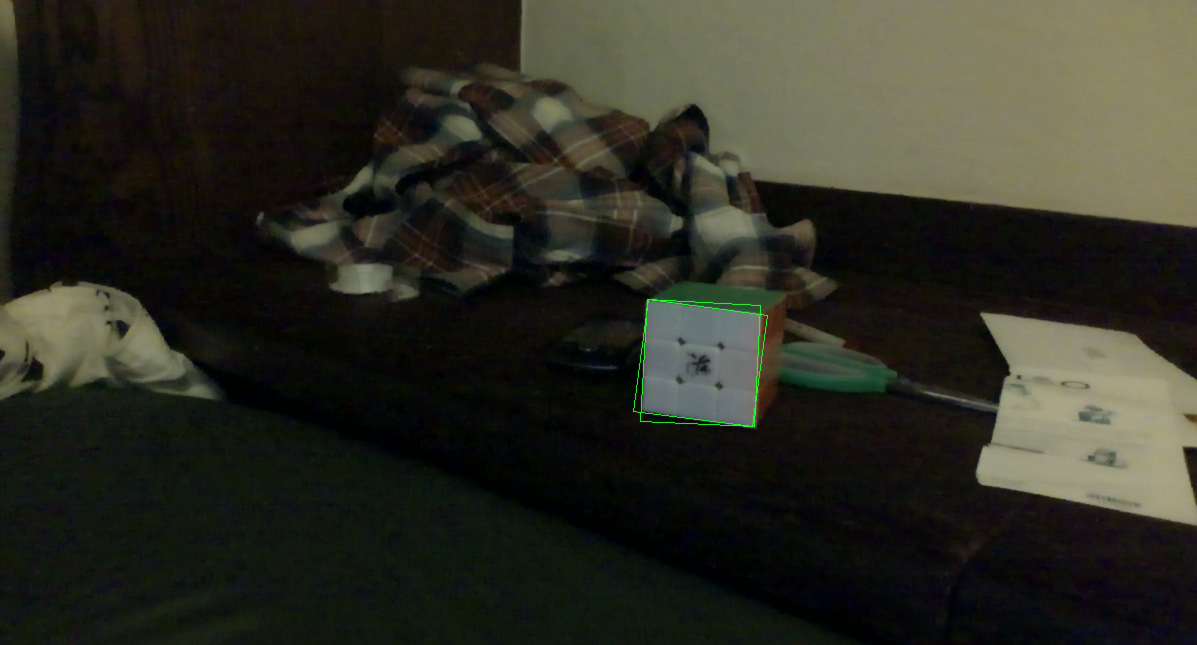
//> input picture apps/darkly/square-detector/pic1.png, 2394 x 1290 px, given in place of the camera (shown at 1/2 size)
$ ./main   (built with g++ and OpenCV 4)
//> lines starting //> are read from the running program, lines starting //| are printed output that depends on the picture
// hist-calc: adapted from
// http://www.aishack.in/2010/07/drawing-histograms-in-opencv/
// Assuming in the same directory as this file and CMakeLists.txt, compile/run:
// mkdir build && cd build && cmake .. && make && ./HistCalc
// Alternatively, use the script ./run.sh

#include <stdio.h>
#include "opencv2/highgui/highgui.hpp"
#include "opencv2/imgproc/imgproc.hpp"
#include <iostream>

#include "../logging.h"
const char *TAG = "hist-calc";

using namespace std;
using namespace cv;

int main(int argc, char **argv) {
  DEBUG("inside main");
//> (this line was passed over: DEBUG is not available in this run)
  VideoCapture capture;
  if (argc >= 3 && strncmp(argv[1], "-v", 2) == 0) {
    DEBUG("Reading from file");
    capture = VideoCapture(argv[2]);
  } else {
    DEBUG("Capturing from camera");
//> (this line was passed over: DEBUG is not available in this run)
    capture = VideoCapture(0);
  }

  // Couldn't get a device? Throw an error and quit
  if(!capture.isOpened()) {
    cout << "Could not initialize capturing\n";
    return -1;
  }
  DEBUG("camera opened");
//> (this line was passed over: DEBUG is not available in this run)

  namedWindow("hist-calc", CV_WINDOW_AUTOSIZE);

  Mat b_hist, g_hist, r_hist;
  int histSize = 256;
  bool uniform = true;
  bool accumulate = false;
  float range[] = {0, 256};
  const float* histRange = {range};

  Mat frame;
  while (true) {
    DEBUG("before reading frame");
//> (this line was passed over: DEBUG is not available in this run)
    capture.read(frame);
//> frame is the input picture: 1290 rows x 2394 cols, CV_8UC3; mean B, G, R 35.7, 45.5, 45.2
    if (frame.empty()) break;
    DEBUG("after reading frame");
//> (this line was passed over: DEBUG is not available in this run)

    // Split the image into separate B,G,R images
    vector<Mat> bgr;
    split(frame, bgr);
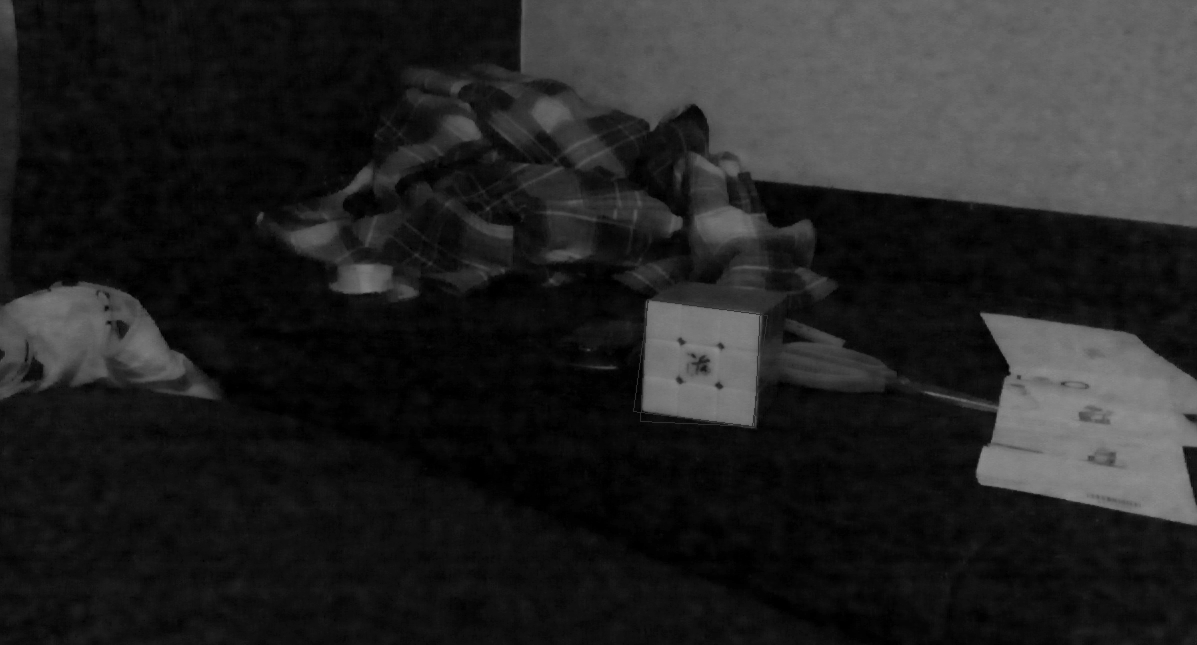
//> bgr[0]: 1290 rows x 2394 cols, CV_8UC1 (shown at 1/2 size); min 0, max 142, mean 35.7
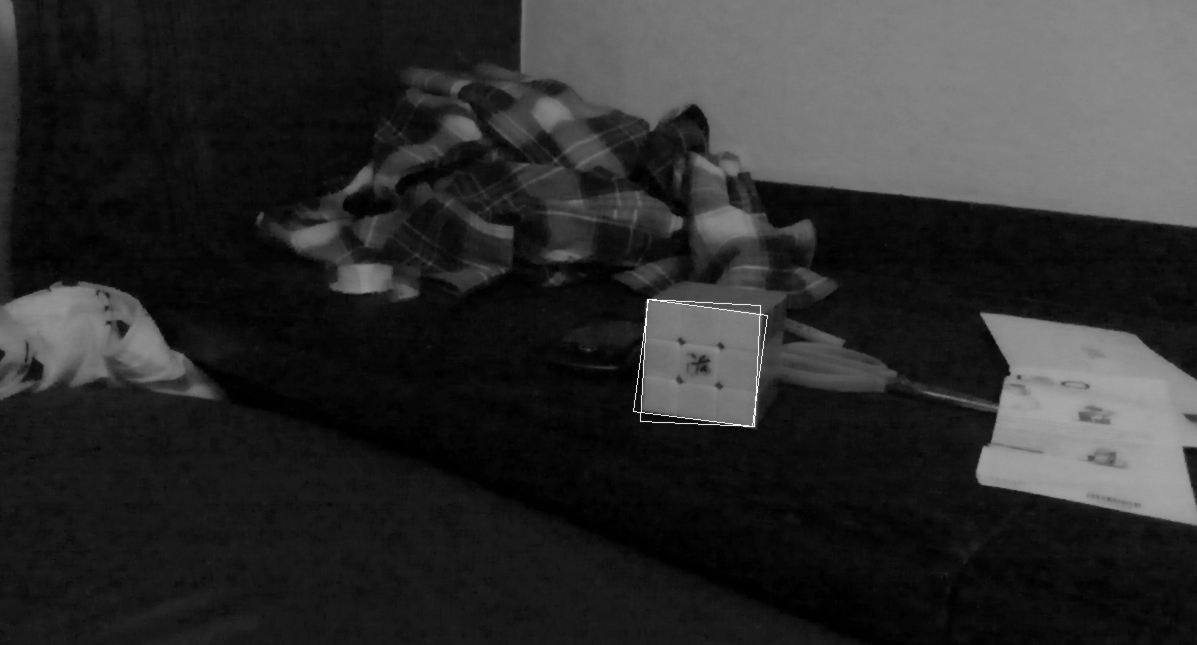
//> bgr[1]: 1290 rows x 2394 cols, CV_8UC1 (shown at 1/2 size); min 0, max 253, mean 45.5

    calcHist(&bgr[0], 1, 0, Mat(), b_hist, 1, &histSize, &histRange, uniform, accumulate);
//> b_hist = 256 values, max 237653 at index 13, min 0 at index 143, mean 12063.5
    calcHist(&bgr[1], 1, 0, Mat(), g_hist, 1, &histSize, &histRange, uniform, accumulate);
//> g_hist = 256 values, max 194551 at index 13, min 0 at index 169, mean 12063.5
    calcHist(&bgr[2], 1, 0, Mat(), r_hist, 1, &histSize, &histRange, uniform, accumulate);
//> r_hist = 256 values, max 243199 at index 16, min 0 at index 174, mean 12063.5

    // Draw the histograms for B, G and R
    int hist_w = 512; int hist_h = 400;
    int bin_w = cvRound((double) hist_w/histSize);

    Mat histImage(hist_h, hist_w, CV_8UC3, Scalar(0, 0, 0));

    // Normalize the result to [ 0, histImage.rows ]
    normalize(b_hist, b_hist, 0, histImage.rows, NORM_MINMAX, -1, Mat());
//> b_hist = 256 values, max 400 at index 13, min 0 at index 143, mean 20.3
    normalize(g_hist, g_hist, 0, histImage.rows, NORM_MINMAX, -1, Mat());
//> g_hist = 256 values, max 400 at index 13, min 0 at index 169, mean 24.8
    normalize(r_hist, r_hist, 0, histImage.rows, NORM_MINMAX, -1, Mat());
//> r_hist = 256 values, max 400 at index 16, min 0 at index 174, mean 19.84

    // Draw for each channel
    for(int i = 1; i < histSize; i++) {
      line(histImage, Point( bin_w*(i-1), hist_h - cvRound(b_hist.at<float>(i-1)) ) ,
                      Point( bin_w*(i), hist_h - cvRound(b_hist.at<float>(i)) ),
                      Scalar( 255, 0, 0), 2, 8, 0);
      line(histImage, Point( bin_w*(i-1), hist_h - cvRound(g_hist.at<float>(i-1)) ) ,
                      Point( bin_w*(i), hist_h - cvRound(g_hist.at<float>(i)) ),
                      Scalar( 0, 255, 0), 2, 8, 0);
      line(histImage, Point( bin_w*(i-1), hist_h - cvRound(r_hist.at<float>(i-1)) ) ,
                      Point( bin_w*(i), hist_h - cvRound(r_hist.at<float>(i)) ),
                      Scalar( 0, 0, 255), 2, 8, 0);
    }
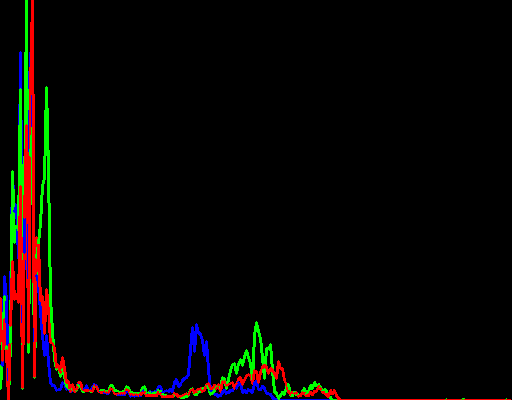
//> histImage: 400 rows x 512 cols, CV_8UC3; mean B, G, R 3, 5.5, 7.8

    // Display
    imshow("hist-calc", histImage);
    DEBUG("displayed image");
//> (this line was passed over: DEBUG is not available in this run)

    if (waitKey(5) == 27) {
//> the Esc key is pressed
      DEBUG("received escape key");
//> (this line was passed over: DEBUG is not available in this run)
      break;
    }
  }
}
